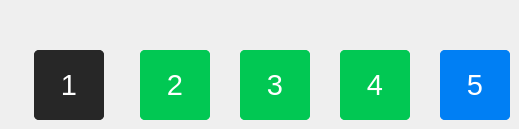
      <widget class="QWidget" name="page_bilets">
       <widget class="QFrame" name="frame_bilet_1">
        <property name="geometry">
         <rect>
          <x>34</x>
          <y>50</y>
          <width>70</width>
          <height>70</height>
         </rect>
        </property>
        <property name="styleSheet">
         <string notr="true">background-color: rgb(39, 39, 39);
border-radius: 5px;</string>
        </property>
        <property name="frameShape">
         <enum>QFrame::StyledPanel</enum>
        </property>
        <property name="frameShadow">
         <enum>QFrame::Raised</enum>
        </property>
        <widget class="QLabel" name="label_bilet_1">
         <property name="geometry">
          <rect>
           <x>0</x>
           <y>0</y>
           <width>70</width>
           <height>70</height>
          </rect>
         </property>
         <property name="font">
          <font>
           <family>Nirmala UI</family>
           <pointsize>22</pointsize>
           <weight>50</weight>
           <bold>false</bold>
          </font>
         </property>
         <property name="styleSheet">
          <string notr="true">color: #fff;</string>
         </property>
         <property name="text">
          <string>1</string>
         </property>
         <property name="alignment">
          <set>Qt::AlignCenter</set>
         </property>
        </widget>
       </widget>
       <widget class="QFrame" name="frame_bilet_2">
        <property name="geometry">
         <rect>
          <x>140</x>
          <y>50</y>
          <width>70</width>
          <height>70</height>
         </rect>
        </property>
        <property name="styleSheet">
         <string notr="true">background-color: rgb(1, 200, 83);
border-radius: 5px;</string>
        </property>
        <property name="frameShape">
         <enum>QFrame::StyledPanel</enum>
        </property>
        <property name="frameShadow">
         <enum>QFrame::Raised</enum>
        </property>
        <widget class="QLabel" name="label_bilet_2">
         <property name="geometry">
          <rect>
           <x>0</x>
           <y>0</y>
           <width>70</width>
           <height>70</height>
          </rect>
         </property>
         <property name="font">
          <font>
           <family>Nirmala UI</family>
           <pointsize>22</pointsize>
           <weight>50</weight>
           <bold>false</bold>
          </font>
         </property>
         <property name="styleSheet">
          <string notr="true">color: #fff;</string>
         </property>
         <property name="text">
          <string>2</string>
         </property>
         <property name="alignment">
          <set>Qt::AlignCenter</set>
         </property>
        </widget>
        <widget class="QFrame" name="frame">
         <property name="geometry">
          <rect>
           <x>10</x>
           <y>10</y>
           <width>15</width>
           <height>15</height>
          </rect>
         </property>
         <property name="styleSheet">
          <string notr="true">image: url(:/Icons/icons/star.png);</string>
         </property>
         <property name="frameShape">
          <enum>QFrame::StyledPanel</enum>
         </property>
         <property name="frameShadow">
          <enum>QFrame::Raised</enum>
         </property>
        </widget>
       </widget>
       <widget class="QFrame" name="frame_bilet_3">
        <property name="geometry">
         <rect>
          <x>240</x>
          <y>50</y>
          <width>70</width>
          <height>70</height>
         </rect>
        </property>
        <property name="styleSheet">
         <string notr="true">background-color: rgb(1, 200, 83);
border-radius: 5px;</string>
        </property>
        <property name="frameShape">
         <enum>QFrame::StyledPanel</enum>
        </property>
        <property name="frameShadow">
         <enum>QFrame::Raised</enum>
        </property>
        <widget class="QLabel" name="label_bilet_3">
         <property name="geometry">
          <rect>
           <x>0</x>
           <y>0</y>
           <width>70</width>
           <height>70</height>
          </rect>
         </property>
         <property name="font">
          <font>
           <family>Nirmala UI</family>
           <pointsize>22</pointsize>
           <weight>50</weight>
           <bold>false</bold>
          </font>
         </property>
         <property name="styleSheet">
          <string notr="true">color: #fff;</string>
         </property>
         <property name="text">
          <string>3</string>
         </property>
         <property name="alignment">
          <set>Qt::AlignCenter</set>
         </property>
        </widget>
        <widget class="QFrame" name="frame_7">
         <property name="geometry">
          <rect>
           <x>10</x>
           <y>10</y>
           <width>15</width>
           <height>15</height>
          </rect>
         </property>
         <property name="styleSheet">
          <string notr="true">image: url(:/Icons/icons/star.png);</string>
         </property>
         <property name="frameShape">
          <enum>QFrame::StyledPanel</enum>
         </property>
         <property name="frameShadow">
          <enum>QFrame::Raised</enum>
         </property>
        </widget>
        <widget class="QFrame" name="frame_8">
         <property name="geometry">
          <rect>
           <x>30</x>
           <y>5</y>
           <width>15</width>
           <height>15</height>
          </rect>
         </property>
         <property name="styleSheet">
          <string notr="true">image: url(:/Icons/icons/star.png);</string>
         </property>
         <property name="frameShape">
          <enum>QFrame::StyledPanel</enum>
         </property>
         <property name="frameShadow">
          <enum>QFrame::Raised</enum>
         </property>
        </widget>
       </widget>
       <widget class="QFrame" name="frame_bilet_4">
        <property name="geometry">
         <rect>
          <x>340</x>
          <y>50</y>
          <width>70</width>
          <height>70</height>
         </rect>
        </property>
        <property name="styleSheet">
         <string notr="true">background-color: rgb(1, 200, 83);
border-radius: 5px;</string>
        </property>
        <property name="frameShape">
         <enum>QFrame::StyledPanel</enum>
        </property>
        <property name="frameShadow">
         <enum>QFrame::Raised</enum>
        </property>
        <widget class="QLabel" name="label_bilet_4">
         <property name="geometry">
          <rect>
           <x>0</x>
           <y>0</y>
           <width>70</width>
           <height>70</height>
          </rect>
         </property>
         <property name="font">
          <font>
           <family>Nirmala UI</family>
           <pointsize>22</pointsize>
           <weight>50</weight>
           <bold>false</bold>
          </font>
         </property>
         <property name="styleSheet">
          <string notr="true">color: #fff;</string>
         </property>
         <property name="text">
          <string>4</string>
         </property>
         <property name="alignment">
          <set>Qt::AlignCenter</set>
         </property>
        </widget>
        <widget class="QFrame" name="frame_12">
         <property name="geometry">
          <rect>
           <x>10</x>
           <y>10</y>
           <width>15</width>
           <height>15</height>
          </rect>
         </property>
         <property name="styleSheet">
          <string notr="true">image: url(:/Icons/icons/star.png);</string>
         </property>
         <property name="frameShape">
          <enum>QFrame::StyledPanel</enum>
         </property>
         <property name="frameShadow">
          <enum>QFrame::Raised</enum>
         </property>
        </widget>
        <widget class="QFrame" name="frame_13">
         <property name="geometry">
          <rect>
           <x>30</x>
           <y>5</y>
           <width>15</width>
           <height>15</height>
          </rect>
         </property>
         <property name="styleSheet">
          <string notr="true">image: url(:/Icons/icons/star.png);</string>
         </property>
         <property name="frameShape">
          <enum>QFrame::StyledPanel</enum>
         </property>
         <property name="frameShadow">
          <enum>QFrame::Raised</enum>
         </property>
        </widget>
        <widget class="QFrame" name="frame_14">
         <property name="geometry">
          <rect>
           <x>50</x>
           <y>10</y>
           <width>15</width>
           <height>15</height>
          </rect>
         </property>
         <property name="styleSheet">
          <string notr="true">image: url(:/Icons/icons/star.png);</string>
         </property>
         <property name="frameShape">
          <enum>QFrame::StyledPanel</enum>
         </property>
         <property name="frameShadow">
          <enum>QFrame::Raised</enum>
         </property>
        </widget>
       </widget>
       <widget class="QFrame" name="frame_bilet_5">
        <property name="geometry">
         <rect>
          <x>440</x>
          <y>50</y>
          <width>70</width>
          <height>70</height>
         </rect>
        </property>
        <property name="styleSheet">
         <string notr="true">background-color: #007ff4;
border-radius: 5px;</string>
        </property>
        <property name="frameShape">
         <enum>QFrame::StyledPanel</enum>
        </property>
        <property name="frameShadow">
         <enum>QFrame::Raised</enum>
        </property>
        <widget class="QLabel" name="label_bilet_5">
         <property name="geometry">
          <rect>
           <x>0</x>
           <y>0</y>
           <width>70</width>
           <height>70</height>
          </rect>
         </property>
         <property name="font">
          <font>
           <family>Nirmala UI</family>
           <pointsize>22</pointsize>
           <weight>50</weight>
           <bold>false</bold>
          </font>
         </property>
         <property name="styleSheet">
          <string notr="true">color: #fff;</string>
         </property>
         <property name="text">
          <string>5</string>
         </property>
         <property name="alignment">
          <set>Qt::AlignCenter</set>
         </property>
        </widget>
        <widget class="QFrame" name="frame_6">
         <property name="geometry">
          <rect>
           <x>0</x>
           <y>0</y>
           <width>70</width>
           <height>70</height>
          </rect>
         </property>
         <property name="styleSheet">
          <string notr="true">background-color: transparent;
border-radius: 35px;

</string>
         </property>
         <property name="frameShape">
          <enum>QFrame::StyledPanel</enum>
         </property>
         <property name="frameShadow">
          <enum>QFrame::Raised</enum>
         </property>
        </widget>
       </widget>
      </widget>
